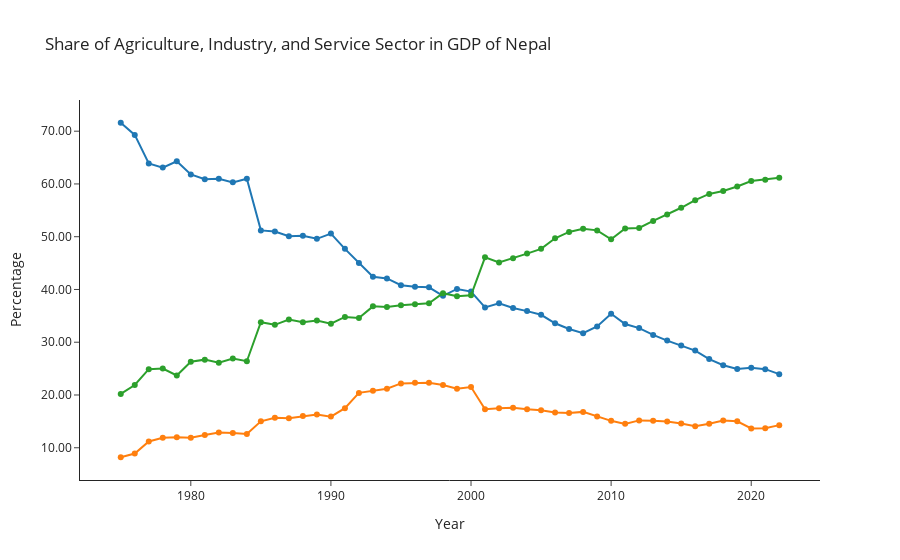

The notebook cell this image was saved under:
### Code cell
import plotly.graph_objects as go

fig = go.Figure()
fig.add_trace(go.Scatter(x=national_accounts_df.year,y=national_accounts_df.agri_share, 
                         mode = 'lines+markers',name="Agriculture"))
fig.add_trace(go.Scatter(x=national_accounts_df.year,y=national_accounts_df.industry_share, 
                         mode = 'lines+markers',name="Industry"))
fig.add_trace(go.Scatter(x=national_accounts_df.year,y=national_accounts_df.services_share, 
                         mode = 'lines+markers',name="Service"))
fig.update_layout(template='simple_white',
                  yaxis_title = "Percentage",
                  xaxis_title = "Year",
                  title = "Share of Agriculture, Industry, and Service Sector in GDP of Nepal",
                  showlegend=False
                 )
fig.update_yaxes(tickformat=".2f")
# fig.update(layout_showlegend=False)

fig.show()

### Figure 1 — Plotly figure (JSON) as saved in the notebook; plotly's stock layout.template omitted (floating-point values rounded to 4 significant figures)
{"data": [{"mode": "lines+markers", "name": "Agriculture", "type": "scatter", "x": [1975, 1976, 1977, 1978, 1979, 1980, 1981, 1982, 1983, 1984, 1985, 1986, 1987, 1988, 1989, 1990, 1991, 1992, 1993, 1994, 1995, 1996, 1997, 1998, 1999, 2000, 2001, 2002, 2003, 2004, 2005, 2006, 2007, 2008, 2009, 2010, 2011, 2012, 2013, 2014, 2015, 2016, 2017, 2018, 2019, 2020, 2021, 2022], "y": [71.6, 69.3, 63.9, 63.1, 64.3, 61.8, 60.9, 61, 60.3, 61, 51.2, 51, 50.1, 50.2, 49.6, 50.6, 47.7, 45, 42.4, 42.1, 40.8, 40.5, 40.4, 38.8, 40.1, 39.6, 36.6, 37.4, 36.5, 35.9, 35.2, 33.6, 32.5, 31.7, 33, 35.4, 33.45, 32.68, 31.39, 30.31, 29.39, 28.43, 26.81, 25.63, 24.92, 25.16, 24.9, 23.95]}, {"mode": "lines+markers", "name": "Industry", "type": "scatter", "x": [1975, 1976, 1977, 1978, 1979, 1980, 1981, 1982, 1983, 1984, 1985, 1986, 1987, 1988, 1989, 1990, 1991, 1992, 1993, 1994, 1995, 1996, 1997, 1998, 1999, 2000, 2001, 2002, 2003, 2004, 2005, 2006, 2007, 2008, 2009, 2010, 2011, 2012, 2013, 2014, 2015, 2016, 2017, 2018, 2019, 2020, 2021, 2022], "y": [8.2, 8.9, 11.2, 11.9, 12, 11.9, 12.4, 12.9, 12.8, 12.6, 15, 15.7, 15.6, 16, 16.3, 15.9, 17.5, 20.4, 20.8, 21.2, 22.2, 22.3, 22.3, 21.9, 21.2, 21.5, 17.3, 17.5, 17.6, 17.3, 17.1, 16.7, 16.6, 16.8, 15.9, 15.1, 14.53, 15.19, 15.13, 14.97, 14.59, 14.1, 14.55, 15.15, 15.02, 13.66, 13.69, 14.29]}, {"mode": "lines+markers", "name": "Service", "type": "scatter", "x": [1975, 1976, 1977, 1978, 1979, 1980, 1981, 1982, 1983, 1984, 1985, 1986, 1987, 1988, 1989, 1990, 1991, 1992, 1993, 1994, 1995, 1996, 1997, 1998, 1999, 2000, 2001, 2002, 2003, 2004, 2005, 2006, 2007, 2008, 2009, 2010, 2011, 2012, 2013, 2014, 2015, 2016, 2017, 2018, 2019, 2020, 2021, 2022], "y": [20.2, 21.9, 24.9, 25, 23.7, 26.3, 26.7, 26.1, 26.9, 26.4, 33.8, 33.3, 34.3, 33.8, 34.1, 33.5, 34.8, 34.6, 36.8, 36.7, 37, 37.2, 37.4, 39.3, 38.7, 38.9, 46.1, 45.1, 45.9, 46.8, 47.7, 49.7, 50.9, 51.5, 51.2, 49.5, 51.55, 51.66, 52.99, 54.22, 55.49, 56.93, 58.1, 58.68, 59.52, 60.56, 60.78, 61.16]}], "layout": {"showlegend": false, "title": {"text": "Share of Agriculture, Industry, and Service Sector in GDP of Nepal"}, "xaxis": {"title": {"text": "Year"}}, "yaxis": {"tickformat": ".2f", "title": {"text": "Percentage"}}}}
